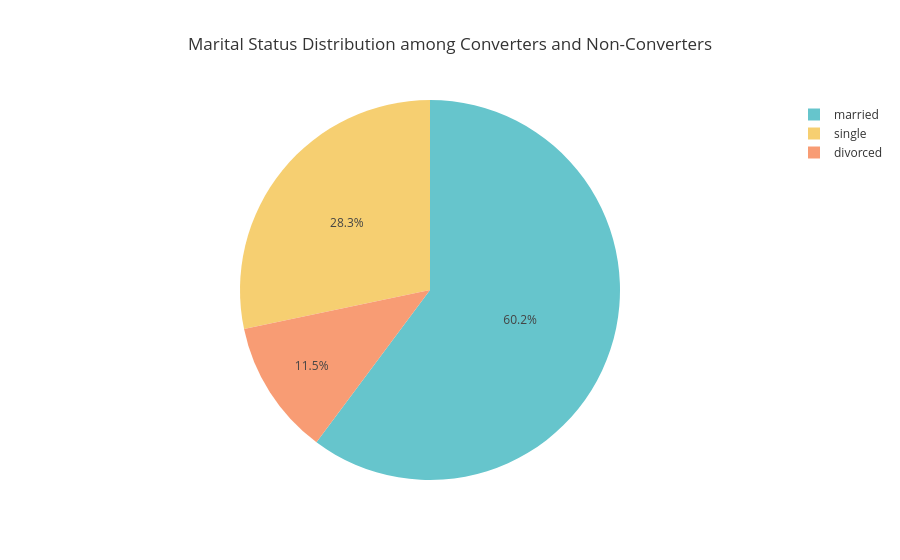

Notebook source saved alongside this figure:
### Code cell
# Create a pie chart to visualize the distribution of marital status among converters and non-converters
conversion_marital_counts = df.groupby(['marital', 'conversion']).size().reset_index(name='count')
fig = px.pie(conversion_marital_counts,
             names='marital',
             values='count',
             title='Marital Status Distribution among Converters and Non-Converters',
             template='ggplot2',
             color_discrete_sequence=colors.qualitative.Pastel
             )
fig.show()

### Figure 1 — Plotly figure (JSON) as saved in the notebook; plotly's stock layout.template omitted (floating-point values rounded to 4 significant figures)
{"data": [{"domain": {"x": [0, 1], "y": [0, 1]}, "hovertemplate": "marital=%{label}<br>count=%{value}<extra></extra>", "labels": ["divorced", "divorced", "married", "married", "single", "single"], "legendgroup": "", "name": "", "showlegend": true, "type": "pie", "values": [4585, 622, 24459, 2755, 10878, 1912]}], "layout": {"legend": {"tracegroupgap": 0}, "piecolorway": ["rgb(102, 197, 204)", "rgb(246, 207, 113)", "rgb(248, 156, 116)", "rgb(220, 176, 242)", "rgb(135, 197, 95)", "rgb(158, 185, 243)", "rgb(254, 136, 177)", "rgb(201, 219, 116)", "rgb(139, 224, 164)", "rgb(180, 151, 231)", "rgb(179, 179, 179)"], "title": {"text": "Marital Status Distribution among Converters and Non-Converters"}}}
